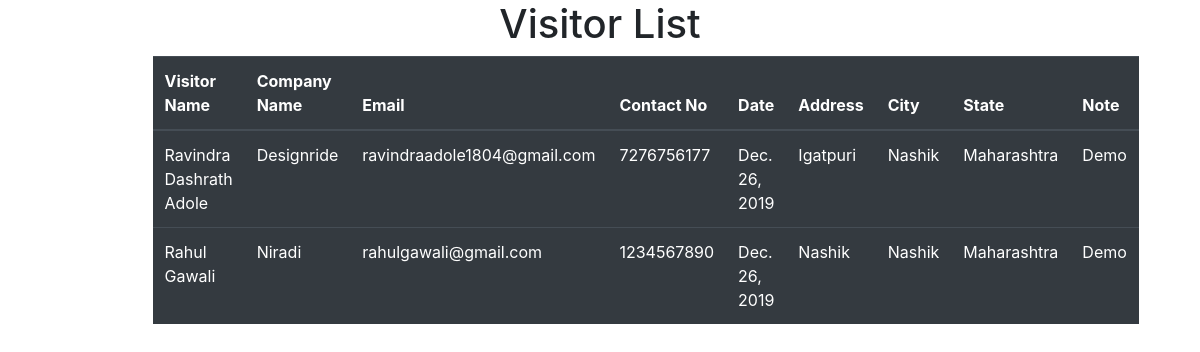
The page /viewVisitor/ on the database its author committed.
### app/models.py (models this page shows)
class VisitorDeatils(models.Model):
    UserName = models.CharField(max_length=50)
    Cname = models.CharField(max_length=50)
    Email = models.EmailField()
    ContactNo = models.IntegerField()
    Date = models.DateField()
    Address = models.CharField(max_length=500)
    City = models.CharField(max_length=20)
    State = models.CharField(max_length=30)
    note = models.CharField(max_length=500)

### app/views.py (the view)
# urls.py: path('viewVisitor/',views.viewVisitor),
def viewVisitor(request):
    try:
        res = VisitorDeatils.objects.all()
        return render(request,"viewVisitor.html",{"Data":res})
    except:
        return render(request,"user.html")

### templates/viewVisitor.html (shortened to what this page needs)
{% load staticfiles %}
<!DOCTYPE html>
<html lang="en">
<head>
<link rel="stylesheet" href="https://stackpath.bootstrapcdn.com/bootstrap/4.4.1/css/bootstrap.min.css"
>
</head>
<body>
<center><h1>Visitor List</h1></center>
<div class="container">
          <div class="container-fluid">
        <div class="row">
             <div class="col-md-1 col-sm-4 col-xs-12"></div>
            <div class="col-md-10 col-sm-4 col-xs-12">
            <table class="table table-hover table-dark table">
  <thead>
     <tr>
         <th scope="col">Visitor Name</th>
      <th scope="col">Company Name</th>
      <th scope="col">Email</th>
          <th scope="col">Contact No</th>
           <th scope="col">Date</th>
      <th scope="col">Address</th>
                <th scope="col">City</th>
          <th scope="col">State</th>
          <th scope="col">Note</th>
    </tr>
  </thead>
  <tbody>
     {% for x in Data %}
        <tr>
            <td>{{ x.UserName }}</td>
            <td> {{ x.Cname }}</td>
            <td>{{ x.Email }}</td>
            <td>{{ x.ContactNo }}</td>
              <td> {{ x.Date }}</td>
            <td> {{ x.Address }}</td>
            <td>{{ x.City }}</td>
            <td> {{ x.State }}</td>
            <td> {{ x.note }}</td>
        </tr>
{% endfor %}
      </tbody>
</table>
                       </div>
        </div>
    </div>
</body>
</html>

### rows shown on the page
VisitorDeatils: UserName "Ravindra Dashrath Adole", Cname "Designride", Email "ravindraadole1804@gmail.com", ContactNo "7276756177", Date "Dec. 26, 2019", Address "Igatpuri", City "Nashik", State "Maharashtra", note "Demo"
VisitorDeatils: UserName "Rahul Gawali", Cname "Niradi", Email "rahulgawali@gmail.com", ContactNo "1234567890", Date "Dec. 26, 2019", Address "Nashik", City "Nashik", State "Maharashtra", note "Demo"
